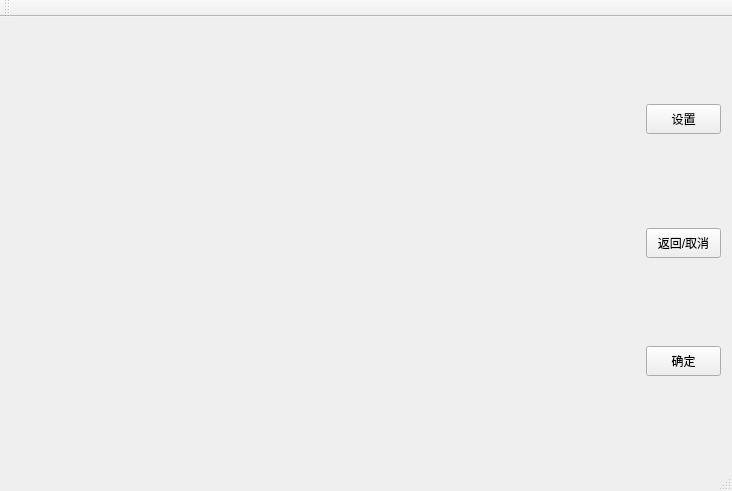
<?xml version="1.0" encoding="UTF-8"?>
<ui version="4.0">
 <class>MainWindow</class>
 <widget class="QMainWindow" name="MainWindow">
  <property name="geometry">
   <rect>
    <x>0</x>
    <y>0</y>
    <width>732</width>
    <height>491</height>
   </rect>
  </property>
  <property name="windowTitle">
   <string>MainWindow</string>
  </property>
  <widget class="QWidget" name="centralWidget">
   <layout class="QGridLayout" name="gridLayout">
    <item row="1" column="2">
     <widget class="QPushButton" name="pushButton_keyID_Setting">
      <property name="minimumSize">
       <size>
        <width>0</width>
        <height>30</height>
       </size>
      </property>
      <property name="maximumSize">
       <size>
        <width>75</width>
        <height>30</height>
       </size>
      </property>
      <property name="text">
       <string>设置</string>
      </property>
     </widget>
    </item>
    <item row="5" column="2">
     <widget class="QPushButton" name="pushButton_keyID_Cancel">
      <property name="minimumSize">
       <size>
        <width>0</width>
        <height>30</height>
       </size>
      </property>
      <property name="maximumSize">
       <size>
        <width>75</width>
        <height>30</height>
       </size>
      </property>
      <property name="text">
       <string>返回/取消</string>
      </property>
     </widget>
    </item>
    <item row="4" column="2">
     <spacer name="verticalSpacer_2">
      <property name="orientation">
       <enum>Qt::Vertical</enum>
      </property>
      <property name="sizeHint" stdset="0">
       <size>
        <width>20</width>
        <height>33</height>
       </size>
      </property>
     </spacer>
    </item>
    <item row="0" column="2">
     <spacer name="verticalSpacer">
      <property name="orientation">
       <enum>Qt::Vertical</enum>
      </property>
      <property name="sizeHint" stdset="0">
       <size>
        <width>20</width>
        <height>70</height>
       </size>
      </property>
     </spacer>
    </item>
    <item row="7" column="2">
     <spacer name="verticalSpacer_3">
      <property name="orientation">
       <enum>Qt::Vertical</enum>
      </property>
      <property name="sizeHint" stdset="0">
       <size>
        <width>20</width>
        <height>70</height>
       </size>
      </property>
     </spacer>
    </item>
    <item row="10" column="2">
     <spacer name="verticalSpacer_4">
      <property name="orientation">
       <enum>Qt::Vertical</enum>
      </property>
      <property name="sizeHint" stdset="0">
       <size>
        <width>20</width>
        <height>69</height>
       </size>
      </property>
     </spacer>
    </item>
    <item row="0" column="0" rowspan="11">
     <widget class="QWidget" name="scrn" native="true"/>
    </item>
    <item row="8" column="2">
     <widget class="QPushButton" name="pushButton_keyID_Confirm">
      <property name="minimumSize">
       <size>
        <width>0</width>
        <height>30</height>
       </size>
      </property>
      <property name="maximumSize">
       <size>
        <width>75</width>
        <height>30</height>
       </size>
      </property>
      <property name="text">
       <string>确定</string>
      </property>
     </widget>
    </item>
   </layout>
  </widget>
  <widget class="QMenuBar" name="menuBar">
   <property name="geometry">
    <rect>
     <x>0</x>
     <y>0</y>
     <width>732</width>
     <height>23</height>
    </rect>
   </property>
  </widget>
  <widget class="QToolBar" name="mainToolBar">
   <attribute name="toolBarArea">
    <enum>TopToolBarArea</enum>
   </attribute>
   <attribute name="toolBarBreak">
    <bool>false</bool>
   </attribute>
  </widget>
  <widget class="QStatusBar" name="statusBar"/>
 </widget>
 <layoutdefault spacing="6" margin="11"/>
 <resources/>
 <connections/>
</ui>
